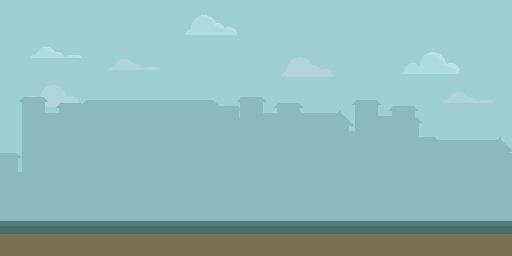
#> input picture assets/Images/background/Day/City/City Layer 01.png, 512 x 256 px, given in place of Desert Layer 01.png 01.png, which was not available
$ python mergeImage.py
#> lines starting #> are read from the running program, lines starting #| are printed output that depends on the picture; pictures that were not available may be replaced by others from this repository, and a replacement may not be noted
#> the answer given: 3
#> the answer given: ../assets/Images/background/Day/City/City Layer 01.png
#> the answer given: out.png
from PIL import Image

dest = "../assets/Images/background"

def merge_images(image_count: int, base_addr: str, output_name: str):
    """
    Merges a list of images into a single image.

    :param image_count: Number of images to be merged.
    :param base_addr: Base address where images are stored.
    :param output_name: Name of the output image file.
    :return: Merged image.
    """
#> called with image_count = 3, output_name = 'out.png'
    if image_count == 0:
        return None

    width, height = 960, 640

    # Create a new blank image with the same dimensions
    base_name = input("Enter the base name for the images (e.g., 'image'): ")
#> the answer given: ../assets/Images/background/Day/Desert/Desert Layer 01.png
    base = Image.open(f"{dest}/{base_addr}/{base_name} 01.png").convert("RGBA").resize((width, height))
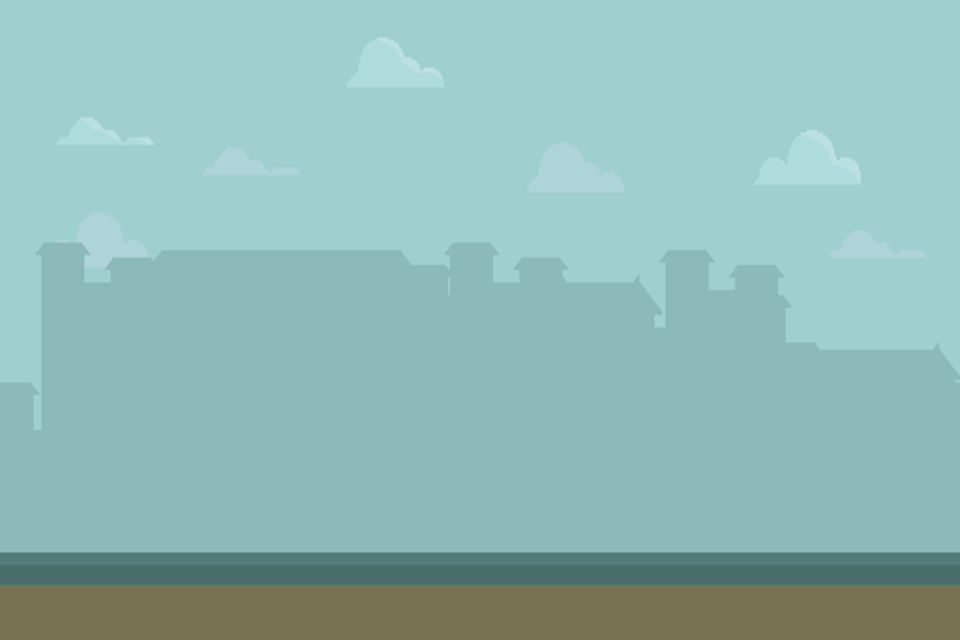
#> base: PIL image 960x640 RGBA; mean R, G, B, A 143.9, 185.7, 182.9, 255

    # Paste each image onto the merged image
    for i in range(image_count-1):
        img_number = str(i + 2).zfill(2)  # Ensure the image number is two digits
        img_path = f"{dest}/{base_addr}/{base_name} {img_number}.png"
        img = Image.open(img_path).convert("RGBA").resize((width, height))
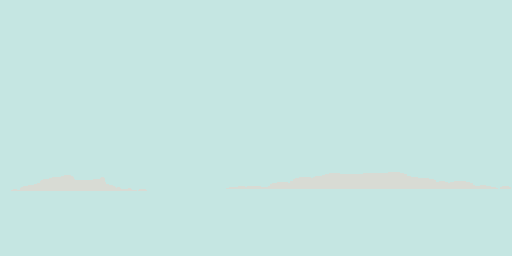
#> input picture assets/Images/background/Day/Desert/Desert Layer 01.png, 512 x 256 px, given in place of Desert Layer 01.png 02.png, which was not available
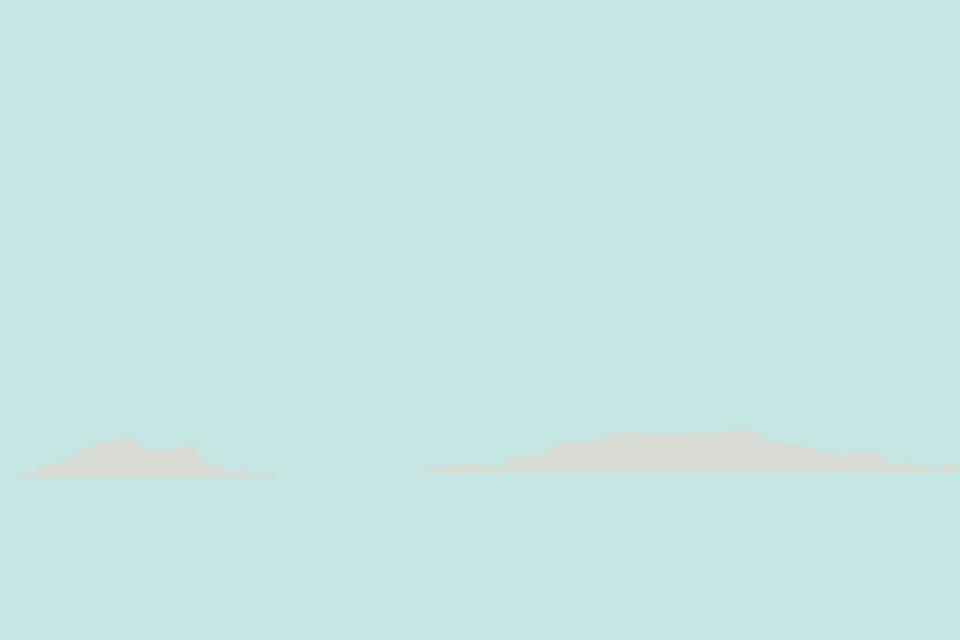
#> img: PIL image 960x640 RGBA; mean R, G, B, A 197.5, 229.7, 225.6, 255
        base.alpha_composite(img)

    base.save(f"{dest}/Merged/{output_name}.png")

image_count = int(input("Enter the number of images to merge: "))
base_addr = input("Enter the base address of the images: ")
output_name = input("Enter the name for the output image: ")

merge_images(image_count, base_addr, output_name)
